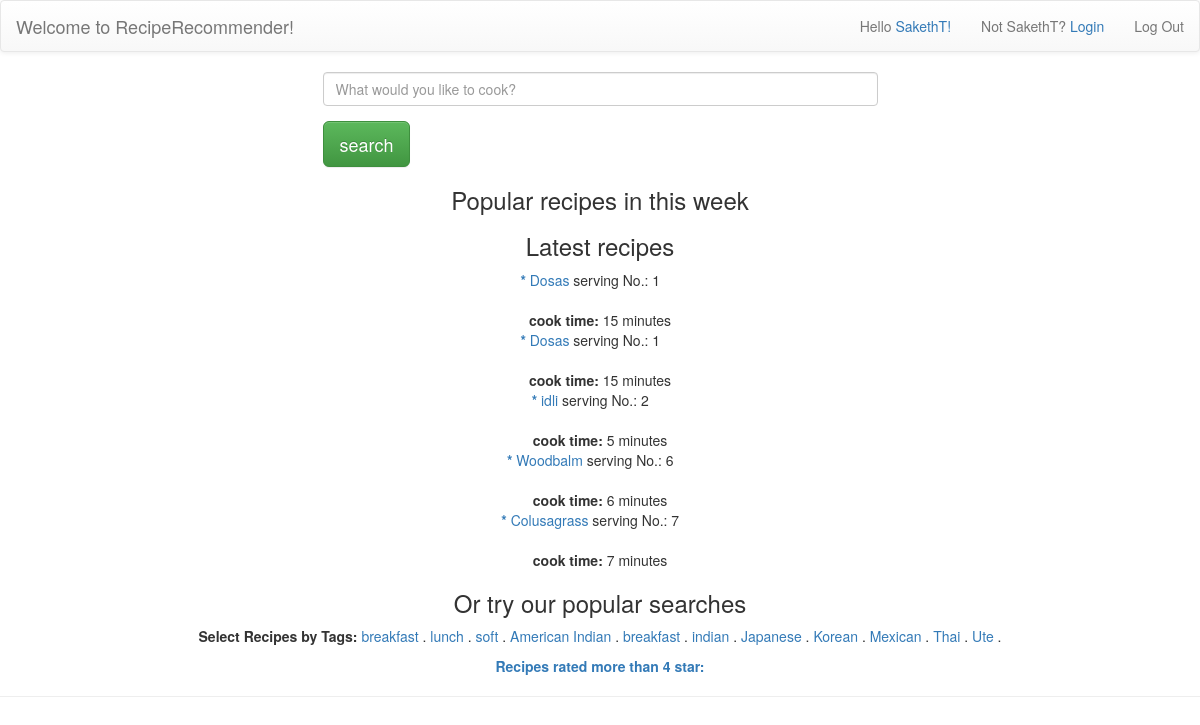
/ (signed in), run on the app's committed database.
### tables this page shows
CREATE TABLE `recipe` (
  `rid` mediumint(9) NOT NULL,
  `uname` varchar(40) DEFAULT NULL,
  `rtitle` varchar(100) NOT NULL,
  `rServNum` int(11) DEFAULT NULL,
  `rCookTime` int(11) DEFAULT NULL,
  `rSteps` varchar(1200) DEFAULT NULL,
  `rtime` datetime DEFAULT NULL
);

CREATE TABLE `tag` (
  `tid` int(10) UNSIGNED NOT NULL,
  `tname` varchar(255) NOT NULL
);

### index.php (the view, shortened to what this page needs)
<!DOCTYPE html>
<html>
<head>
<link rel="stylesheet" href="https://maxcdn.bootstrapcdn.com/bootstrap/3.3.7/css/bootstrap.min.css">
<link rel="stylesheet" href="https://maxcdn.bootstrapcdn.com/bootstrap/3.3.7/css/bootstrap-theme.min.css">
</head>
<body>
<nav class="navbar navbar-default" role="navigation">
    <div class="container-fluid">
        <div class="navbar-header">
            <a class="navbar-brand" href="index.php"> Welcome to RecipeRecommender!</a>
        </div>
        <div class="pull-right" id="navbar1">
            <ul class="nav navbar-nav navbar-right">
                <?php if (isset($_SESSION['uname'])) { ?>
                <li><p class="navbar-text">Hello <a href="UserInfo.php"><?php echo $_SESSION['uname']."!"; ?></a></p></li>
                <li><p class="navbar-text">Not  <?php echo $_SESSION['uname']."? "; ?><a href="login.php">Login</a></p></li>
                <li><a href="logout.php">Log Out</a></li>
                <?php } else { ?>
                <li><a href="login.php">Login</a></li>
                <li><a href="register.php">Sign Up</a></li>
                <?php } ?>
            </ul>
        </div>
    </div>
</nav>
<div class="container">
		<div class="row">
			<div class="col-md-6 col-md-offset-3">
				<form method = 'POST'>
				<div class="form-group">
					<input type= "text" name="keyword" class="form-control" placeholder = "What would you like to cook?"/>
				</div>
				<input type="submit" name="submit" class="btn btn-success btn-lg" value="search" />
				</form>
			</div>
	 	</div>
</div>
<h3 align="center">Popular recipes in this week</h3>
<?php
	$s='<p align="center">';
    echo $s.'</div>';?>
<h3 align="center"> Latest recipes</a></h3>
<?php
	$query2=" SELECT * FROM Recipe ORDER BY rtime DESC LIMIT 5" ;
	$result = mysqli_query($con,$query2);
	$results = mysqli_num_rows($result);
	$s="<p align='center'>";
   	if ($results>0) {
   		while($row = $result->fetch_assoc()) {
   			$rid = $row["rid"];
			$rtitle = $row["rtitle"];
			$rServNum= $row["rServNum"];
			$rCookTime= $row["rCookTime"];
			$resultim = mysqli_query($con, "SELECT RecipeImgDir FROM RecipeImg WHERE rid = '" . $rid. "' limit 1");
			if (mysqli_num_rows($resultim)==1){
				$rowIm = mysqli_fetch_array($resultim);
				$MyPhoto=  $rowIm['RecipeImgDir'];
				$iId = "<img src= 'http://localhost/proj2/Images/".$MyPhoto."'width = 400/>";
			} else {
				$iId = '';
			}
			$s.= '<a href="recipe.php?rid=' . $rid . '">' ."<b>* </b>" . $rtitle. '</a>'." serving No.: </b>" . $rServNum. "&nbsp;&nbsp;&nbsp;&nbsp;&nbsp; <br>" .$iId . "<br><b>cook time: </b>" . $rCookTime. " minutes <br>";
		}
	}
    echo $s;
?>
<h3 align="center"> Or try our popular searches  </h3>
<?php
	$query3 ="SELECT tname FROM Tag";
	$result = mysqli_query($con,$query3);
	$results = mysqli_num_rows($result);
	$s="<p align='center'><b>Select Recipes by Tags: </b></a>";
   	if ($results>0) {
   		while($row = $result->fetch_assoc()) {
   			$tname = $row["tname"];
			$s.= '<a href="recipesByTag.php?tname='. $tname . '">' . $tname. '</a>'."   .  ";
		}
	}
    echo $s.'<br></div>';
    echo "<p align='center'><b><a href='goodRecipes.php'>Recipes rated more than 4 star: </b></a><p>";
?>
<hr />
 </body>
</html>

### data on the page
recipe: rtitle "Dosas", rServNum "1", rCookTime "15"
recipe: rtitle "Dosas", rServNum "1", rCookTime "15"
recipe: rtitle "idli", rServNum "2", rCookTime "5"
recipe: rtitle "Woodbalm", rServNum "6", rCookTime "6"
recipe: rtitle "Colusagrass", rServNum "7", rCookTime "7"
tag: tname "breakfast"
tag: tname "lunch"
tag: tname "soft"
tag: tname "American Indian"
tag: tname "breakfast"
tag: tname "indian"
tag: tname "Japanese"
tag: tname "Korean"
tag: tname "Mexican"
tag: tname "Thai"
tag: tname "Ute"

### other printed values
$_SESSION['uname'] "SakethT"
